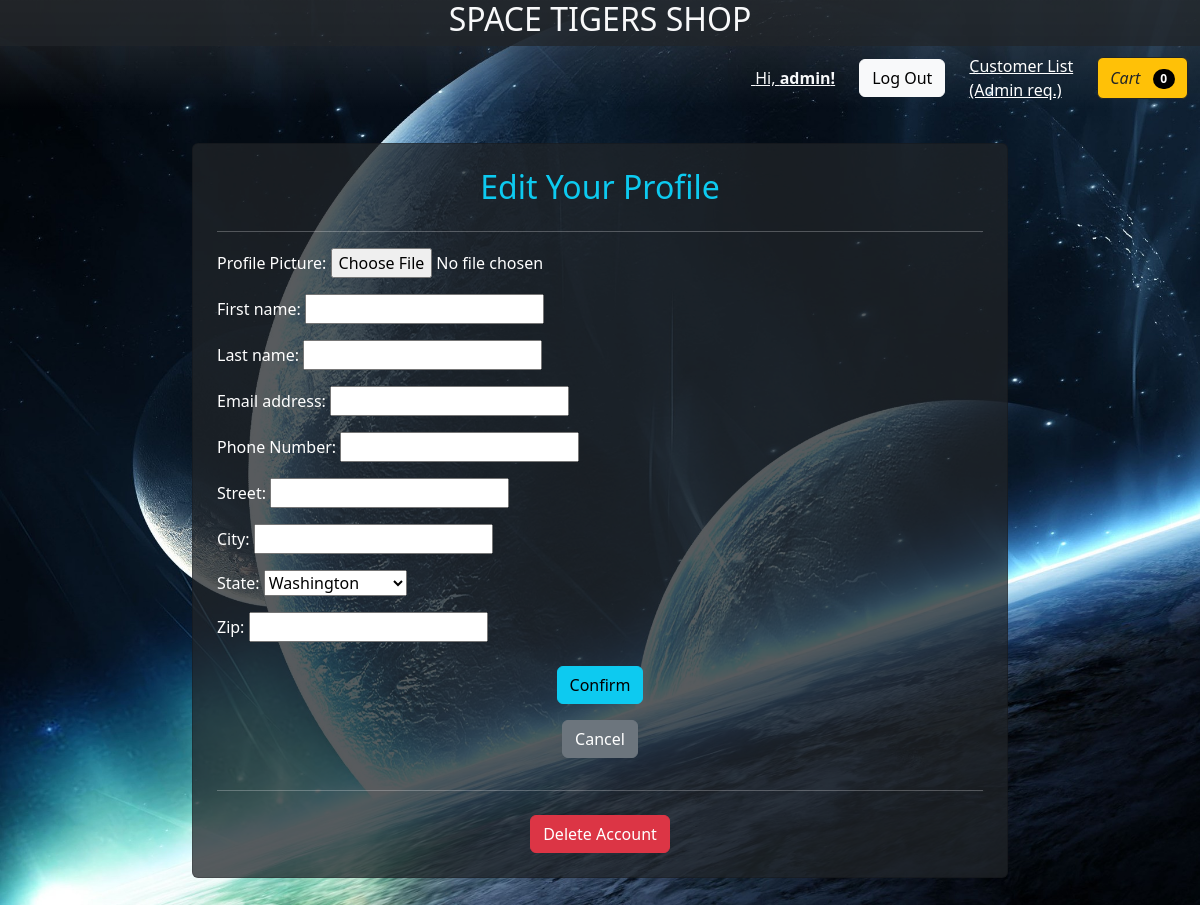
Before: /accounts/profile/edit (signed in) with the older database file.
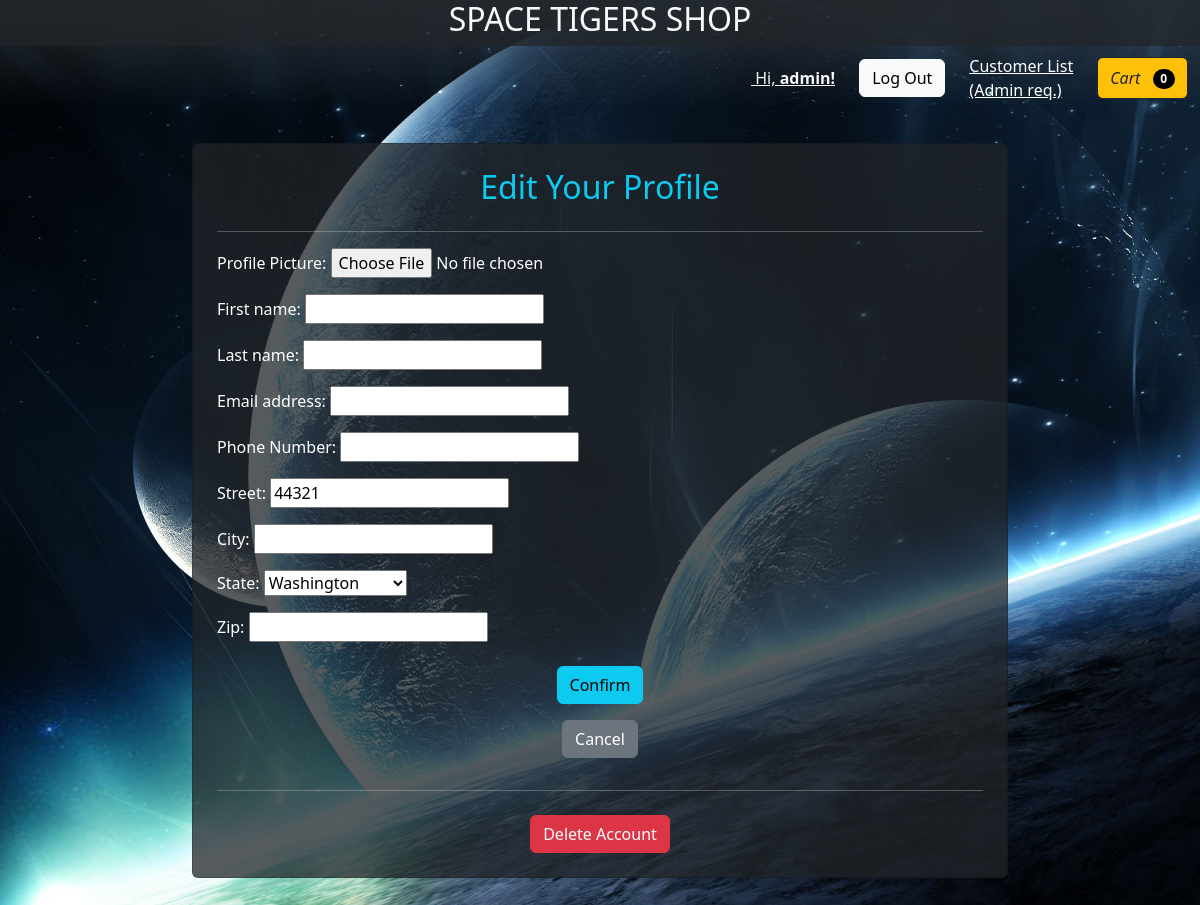
After: the same page with the newer database file.
### space_tigersapp/models.py (models this page shows, shortened)
class STUserAccount(AbstractUser):
    profile_pic = models.ImageField("Profile Picture", upload_to=PathAndRename('profile_pictures/'), blank=True, null=True)
    phone = models.CharField("Phone Number", max_length=15, blank=True, null=True)
    street = models.CharField("Street", max_length=255, blank=True, null=True)
    city = models.CharField("City", max_length=255, blank=True, null=True)
    state = models.CharField("State", max_length=20, blank=True, null=True)
    zip = models.CharField("Zip", max_length=5, blank=True, null=True)

### space_tigersapp/views.py (the view)
# urls.py: path('accounts/profile/edit', views.UserEditView.as_view(), name='editprofile'),
class UserEditView(LoginRequiredMixin, UpdateView):
    form_class = ProfileForm
    success_url = reverse_lazy("profile")
    template_name = "accounts/edit.html"
    def get_object(self, queryset=None):
        return self.request.user

### cart/cart.py (called while the page is built)
    def __len__(self):
        return len(self.cart)

### cart/context_processors.py (called while the page is built)
def cart(request):
    return {'cart': Cart(request)}

### space_tigersapp/templates/accounts/edit.html (shortened to what this page needs)
{% extends 'base.html' %}
{% block content %}
<div class="row justify-content-center">
    <div class="col-md-8 card bg-dark text-white p-4 bg-opacity-75">
        <h2 class="text-info text-center">Edit Your Profile</h2>
        <hr>
        <form method="post" class="col-auto" enctype="multipart/form-data">
            <div class="row">
            {{ form.as_p }}
            </div>
            <div class="row justify-content-center">
                <div class="col-auto">
                    <button type="submit" class="btn btn-info my-2">Confirm</button>
                </div>
            </div>
        </form>
        <div class="row justify-content-center">
            <div class="col-auto">
                <a href="{% url 'profile' %}">
                <button type="button" class="btn btn-secondary my-2">
                    Cancel
                </button>
                </a>
            </div>
        </div>
        <hr class="my-4">
        <div class="row justify-content-center">
        <div class="col-auto">
            <a href="{% url 'deleteaccount' %}" class="btn btn-danger">Delete Account</a>
        </div>
        </div>
    </div>
</div>
{% endblock %}

### space_tigersapp/templates/base.html (shortened to what this page needs)
<!doctype html>
<html lang="en">
<head>
    <link href="https://cdn.jsdelivr.net/npm/bootstrap@5.3.3/dist/css/bootstrap.min.css" rel="stylesheet">
    <link href="/static/styles.css" rel="stylesheet">
</head>
<body>
        <nav class="container-fluid bg-gradient">
        <div class="row text-center bg-dark bg-opacity-75">
            <div class="col">
                <a href="/" class="navbar-brand"><h2 class="text-light">SPACE TIGERS SHOP</h2></a>
            </div>
        </div>
        <div class="row justify-content-end">
            {% if user.is_authenticated %}
            <div class="col-auto navbar-text align-self-center text-light">
                <a href="{% url 'profile' %}">
                    <span>Hi,
                        <strong>
                            {% if user.first_name == "" %}
                                {{user.username}}!
                            {% else %}
                                {{ user.first_name }}!
                            {% endif %}
                        </strong>
                    </span>
                </a>
            </div>
            {% endif %}
            <div class="col-auto navbar-text align-self-center text-white">
                {% if user.is_authenticated %}
                    <form action="{% url 'logout' %}" method="post">
                        <button type="submit" class="btn btn-light">Log Out</button>
                    </form>
                {% else %}
                    <a href="{% url 'login' %}">Log In</a>
                {% endif %}
            </div>
            <div class="col-auto align-self-center navbar-text text-white">
                <a href="/customers">Customer List<br>(Admin req.)</a>
            </div>
            <div class="col-auto align-self-center">
                <a href="{% url 'cart_summary' %}" class="navbar-text btn btn-outline-dark bg-warning bg-gradient">
                    <i class="bicart-fill me-1 text-dark font-weight-bold">Cart</i>
                <span class="badge bg-black text-white ms-1 rounded-pill" id="cart_quantity">{{ cart|length }}</span>
                </a>
            </div>
        </div>
        </nav>
    {% block content %}
    {% endblock %}
</html>

### space_tigersapp/static/styles.css (style rules this page uses)
body { background-image: url(/media/body-background-image.jpg); background-attachment: fixed; background-size: cover; }

Changed rows visible on the page:
changed STUserAccount "admin": street (not shown) → "44321"
